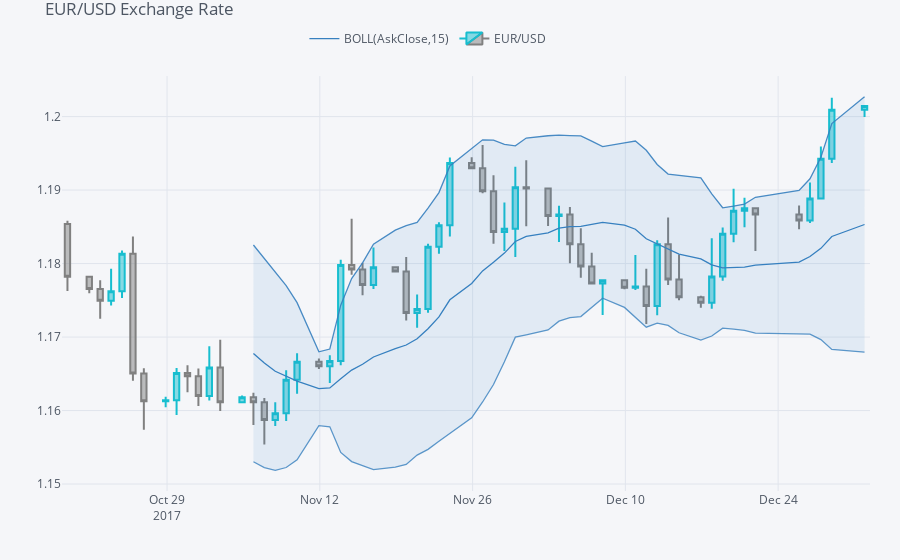

Source (notebook cell):
### Code cell
# We can add typical financial charting elements, such as Bollinger bands
qf.add_bollinger_bands(periods=15 # The number of periods for the Bollinger band.
                       ,boll_std=2) # The number of standard deviations to be used for the band width

plyo.iplot(qf.iplot(asFigure=True),
 image='png',
 filename='qf_02'
 )
